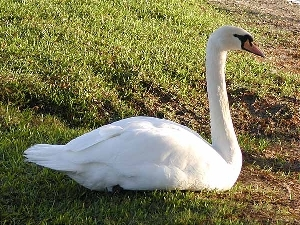
#> input picture VAEandKMeans/k-means/grass2.jpg, 300 x 225 px
$ python kmeans.py
#> lines starting #> are read from the running program, lines starting #| are printed output that depends on the picture
#> further down, pic is the input picture: shape (225, 300, 3); mean R, G, B 125.3, 121.9, 86.1
import numpy as np
import pylab as plt
from scipy.ndimage import imread
from sklearn.cluster import KMeans

def compress_RGB(image, k):
    '''function to compress the given image

    Args:
        image (ndarray): RGB image in numpy array format of shape (H, W, 3)
        k (integer): number of clusters to fit
    Returns:
        compressed image of same dimension as input'''
#> called with k = 10

    flat = image.reshape(image.shape[0]*image.shape[1], 3)

    kmeans = KMeans(n_clusters=k)
    labels = kmeans.fit_predict(flat)
    centers = kmeans.cluster_centers_

    compressed = []

    for i in range(flat.shape[0]):
        cluster = labels[i]
        compressed.append(centers[cluster])
#> this loop made 67500 passes
#> cluster on passes 1 to 3: 1, 6, 2
#> after the loop, compressed = 67500 items

    compressed = np.array(compressed)

    return compressed.reshape(image.shape[0], image.shape[1], 3)
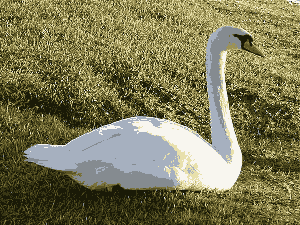
#> returned value: shape (225, 300, 3) float64; mean of channels 0, 1, 2 125.2, 121.8, 86; drawn as R, G, B

if __name__ == "__main__":

    pic = imread('grass2.jpg')
    frac = pic[0:10, 0:10]

    compressed = compress_RGB(pic, 10)

    plt.imshow(compressed)
    plt.show()
